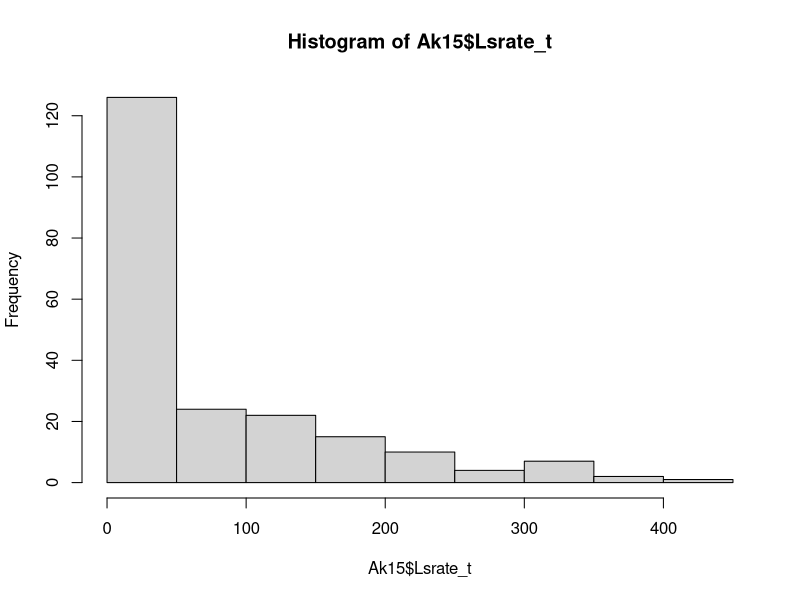
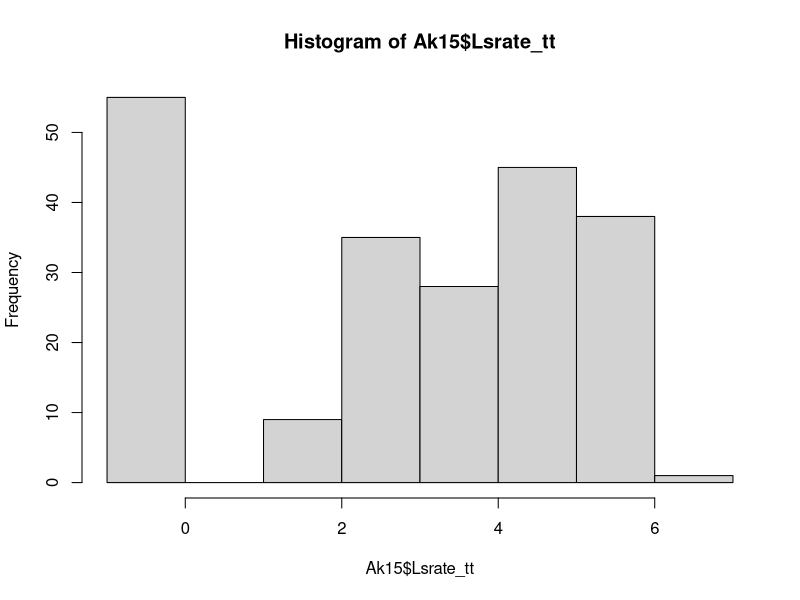
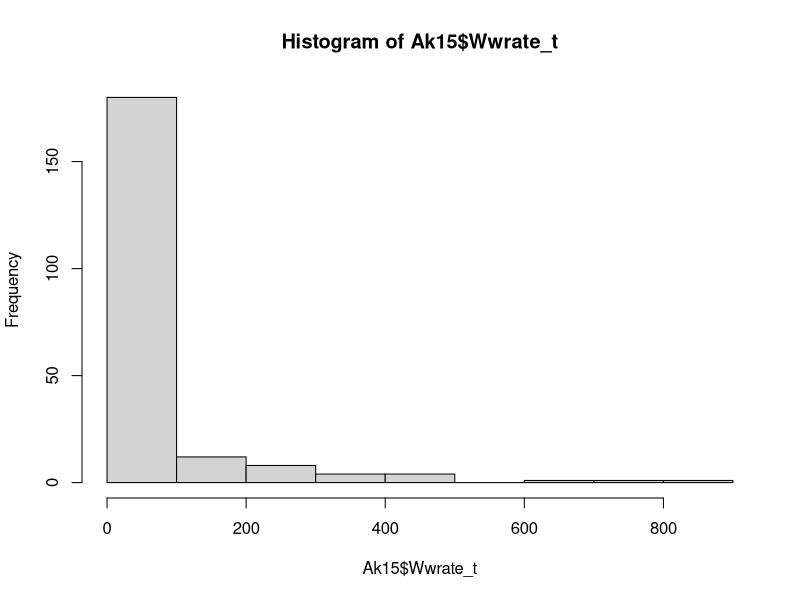
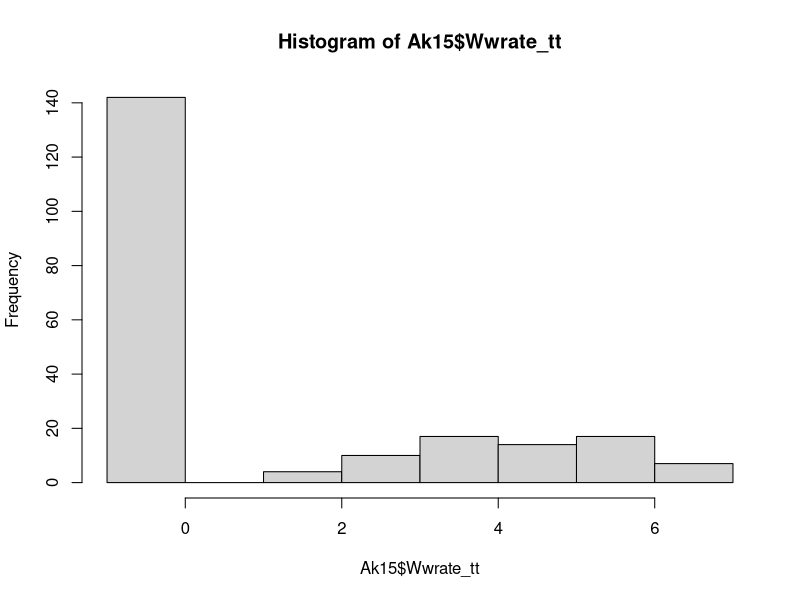
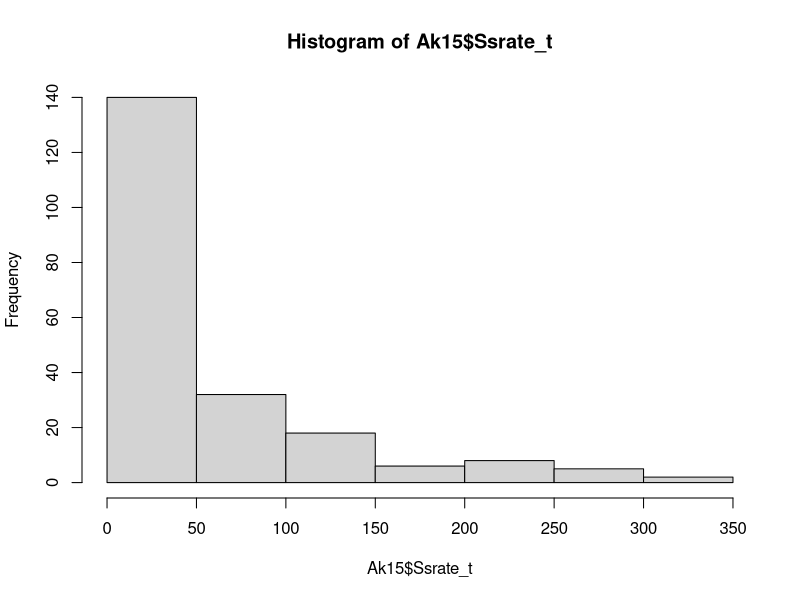
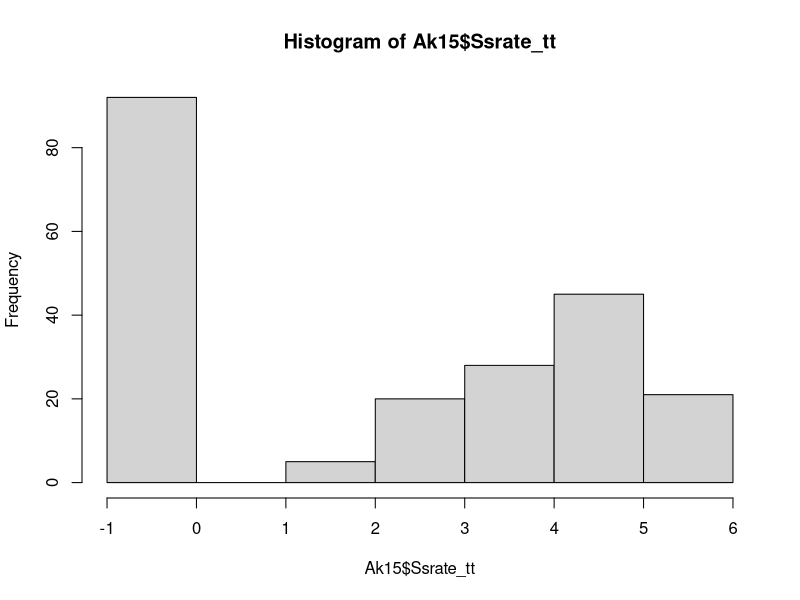
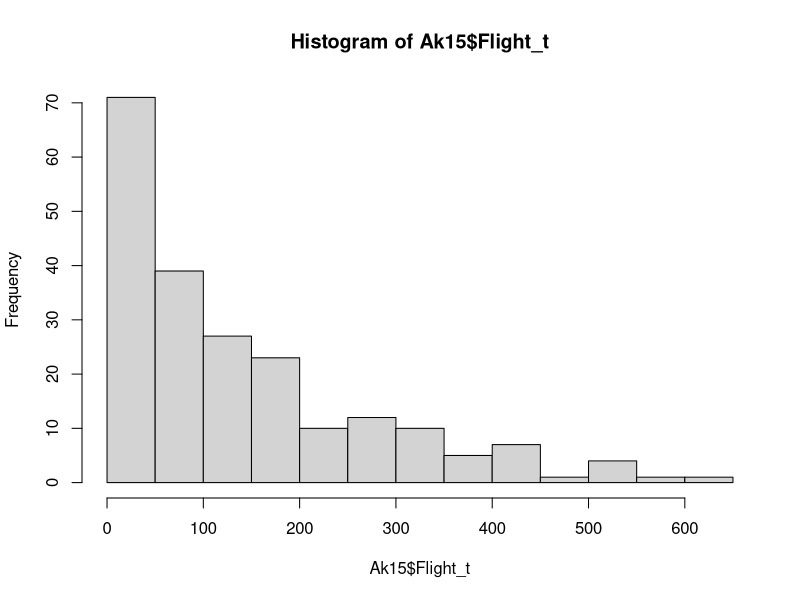
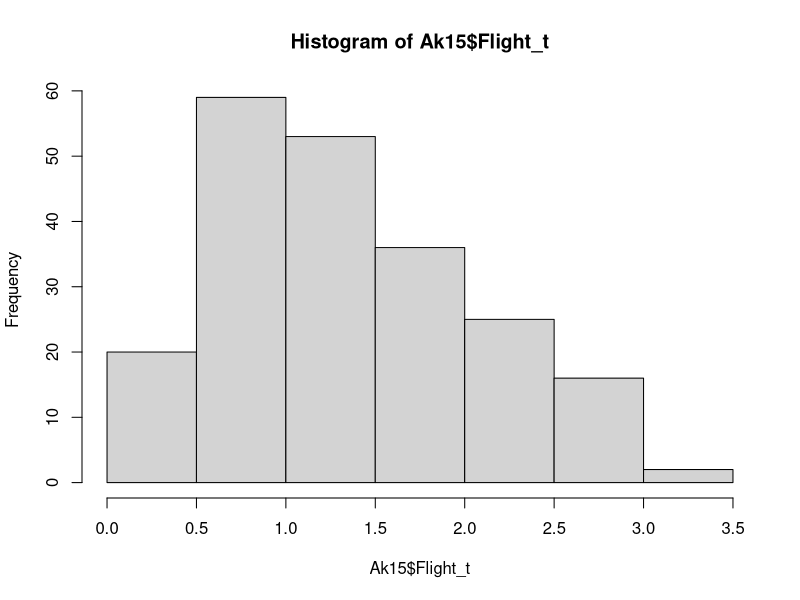

R code for these plots, in order: (Note: this script raises an error after producing the figures.)
# Akcay 2015 Rec #10
# Phenotypic extractions

# Load libraries====
library(here)
library(lme4)

# Set wd====
dir<-here()

# Load data====
Ak15<-read.csv("Data/Akcay2015.csv")
str(Ak15)

# Visualize & transform data====
hist(Ak15$Lsrate_t) #Poison
Ak15$Lsrate_tt<-log((Ak15$Lsrate_t)+0.5)
hist(Ak15$Lsrate_tt) #not particularly normal, but best I can do

hist(Ak15$Wwrate_t) #zero inflated Poison
Ak15$Wwrate_tt<-log((Ak15$Wwrate_t)+0.5)
hist(Ak15$Wwrate_tt) #slightly better, still zero inflated

hist(Ak15$Ssrate_t)
Ak15$Ssrate_tt<-log((Ak15$Ssrate_t)+0.5)
hist(Ak15$Ssrate_tt)

hist(Ak15$Flight_t)
Ak15$Flight_t<-sqrt(Ak15$Flight)
hist(Ak15$Flight_t) #looking normal-ish

hist(Ak15$TimeW5)
Ak15$TimeW5_t<-sqrt(Ak15$TimeW5)
hist(Ak15$TimeW5_t) #still looks bimodal

hist(Ak15$Closest)
Ak15$Closest_t<-log((Ak15$Closest)+0.1)
hist(Ak15$Closest_t) #not great, but what's new?

# Models====
m1<-glmer(survivedTo2014~ scale(Lsrate_tt) + (1|Bird), family=binomial, data=Ak15)
plot(m1)
summary(m1)
rpt(Lsrate~(1|Bird), grname = "Bird", data=Ak15)
#r=0.262

m2<-glmer(survivedTo2014~ scale(Wwrate_tt) + (1|Bird), family=binomial, data=Ak15)
plot(m2)
summary(m2)
rpt(Wwrate~(1|Bird), grname = "Bird", data=Ak15)
#r=0.508

m3<-glmer(survivedTo2014~ scale(Ssrate_tt) + (1|Bird), family=binomial, data=Ak15)
plot(m3)
summary(m3)
rpt(Ssrate~(1|Bird), grname = "Bird", data=Ak15)
#r=0.3

m4<-glmer(survivedTo2014~ scale(Flight_t) + (1|Bird), family=binomial, data=Ak15)
plot(m4)
summary(m4)
rpt(Flight~(1|Bird), grname = "Bird", data=Ak15)
#r=0.426

m5<-glmer(survivedTo2014~ scale(TimeW5_t) + (1|Bird), family=binomial, data=Ak15)
plot(m5)
summary(m5)
rpt(TimeW5~(1|Bird), grname = "Bird", data=Ak15)
#r=0.405

m6<-glmer(survivedTo2014~ scale(Closest_t) + (1|Bird), family=binomial, data=Ak15)
plot(m6)
summary(m6) #reverse sign to such that near distance reflects higher aggression
rpt(Closest~(1|Bird), grname = "Bird", data=Ak15)
#r=0.278